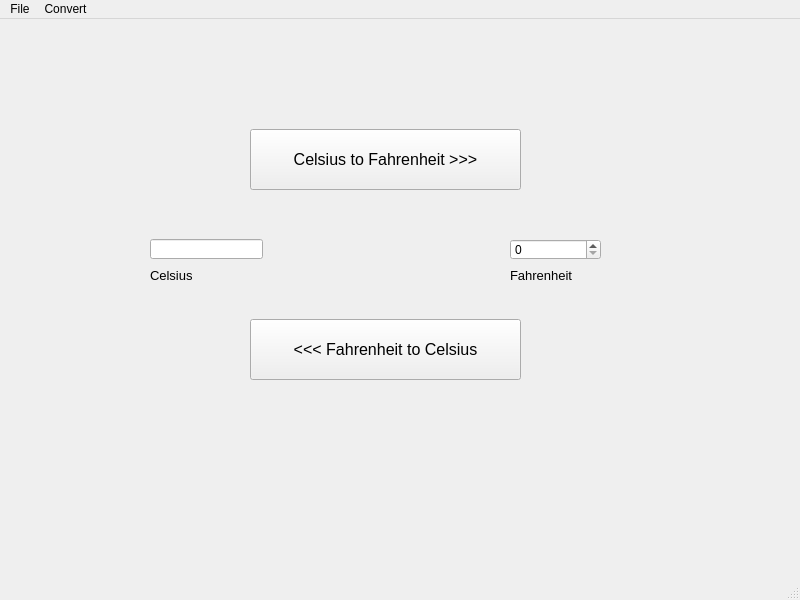
<?xml version="1.0" encoding="UTF-8"?>
<ui version="4.0">
 <class>MainWindow</class>
 <widget class="QMainWindow" name="MainWindow">
  <property name="geometry">
   <rect>
    <x>0</x>
    <y>0</y>
    <width>800</width>
    <height>600</height>
   </rect>
  </property>
  <property name="windowTitle">
   <string>MainWindow</string>
  </property>
  <widget class="QWidget" name="centralwidget">
   <widget class="QPushButton" name="btn_FtoC">
    <property name="geometry">
     <rect>
      <x>250</x>
      <y>300</y>
      <width>271</width>
      <height>61</height>
     </rect>
    </property>
    <property name="font">
     <font>
      <pointsize>12</pointsize>
     </font>
    </property>
    <property name="text">
     <string>&lt;&lt;&lt; Fahrenheit to Celsius</string>
    </property>
   </widget>
   <widget class="QPushButton" name="btn_CtoF">
    <property name="geometry">
     <rect>
      <x>250</x>
      <y>110</y>
      <width>271</width>
      <height>61</height>
     </rect>
    </property>
    <property name="font">
     <font>
      <pointsize>12</pointsize>
     </font>
    </property>
    <property name="text">
     <string>Celsius to Fahrenheit &gt;&gt;&gt;</string>
    </property>
   </widget>
   <widget class="QLineEdit" name="editCel">
    <property name="geometry">
     <rect>
      <x>150</x>
      <y>220</y>
      <width>113</width>
      <height>20</height>
     </rect>
    </property>
   </widget>
   <widget class="QSpinBox" name="spinFahr">
    <property name="geometry">
     <rect>
      <x>510</x>
      <y>220</y>
      <width>91</width>
      <height>21</height>
     </rect>
    </property>
   </widget>
   <widget class="QLabel" name="label">
    <property name="geometry">
     <rect>
      <x>150</x>
      <y>250</y>
      <width>56</width>
      <height>12</height>
     </rect>
    </property>
    <property name="font">
     <font>
      <pointsize>10</pointsize>
     </font>
    </property>
    <property name="text">
     <string>Celsius</string>
    </property>
   </widget>
   <widget class="QLabel" name="label_2">
    <property name="geometry">
     <rect>
      <x>510</x>
      <y>250</y>
      <width>80</width>
      <height>12</height>
     </rect>
    </property>
    <property name="font">
     <font>
      <pointsize>10</pointsize>
     </font>
    </property>
    <property name="text">
     <string>Fahrenheit</string>
    </property>
   </widget>
  </widget>
  <widget class="QMenuBar" name="menubar">
   <property name="geometry">
    <rect>
     <x>0</x>
     <y>0</y>
     <width>800</width>
     <height>21</height>
    </rect>
   </property>
   <widget class="QMenu" name="menuFile">
    <property name="title">
     <string>File</string>
    </property>
    <addaction name="actionExit"/>
   </widget>
   <widget class="QMenu" name="menuConvert">
    <property name="title">
     <string>Convert</string>
    </property>
    <addaction name="actionC_to_F"/>
    <addaction name="actionF_to_C"/>
   </widget>
   <addaction name="menuFile"/>
   <addaction name="menuConvert"/>
  </widget>
  <widget class="QStatusBar" name="statusbar"/>
  <action name="actionExit">
   <property name="text">
    <string>Exit</string>
   </property>
  </action>
  <action name="actionC_to_F">
   <property name="text">
    <string>C to F</string>
   </property>
  </action>
  <action name="actionF_to_C">
   <property name="text">
    <string>F to C</string>
   </property>
  </action>
 </widget>
 <resources/>
 <connections/>
</ui>
